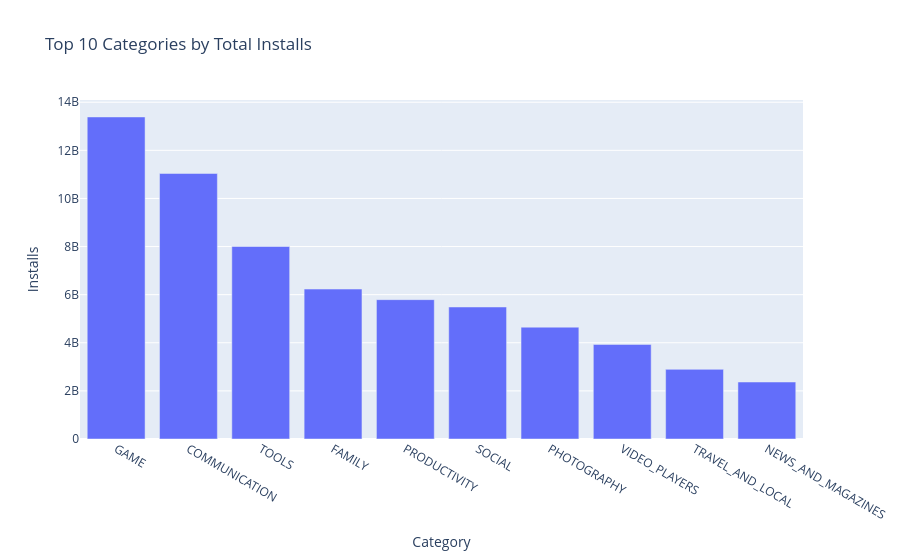

Notebook code cell kept with this figure:
### Markdown cell above
#### Which categories have the most installs overall?

### Code cell
installs_by_category = df.groupby('Category')['Installs'].sum().sort_values(ascending=False).head(10).reset_index()

fig = px.bar(installs_by_category, x='Category', y='Installs', title='Top 10 Categories by Total Installs')

fig.show()

### Figure 1 — Plotly figure (JSON) as saved in the notebook; plotly's stock layout.template omitted (floating-point values rounded to 4 significant figures)
{"data": [{"hovertemplate": "Category=%{x}<br>Installs=%{y}<extra></extra>", "legendgroup": "", "marker": {"color": "#636efa", "pattern": {"shape": ""}}, "name": "", "orientation": "v", "showlegend": false, "textposition": "auto", "type": "bar", "x": ["GAME", "COMMUNICATION", "TOOLS", "FAMILY", "PRODUCTIVITY", "SOCIAL", "PHOTOGRAPHY", "VIDEO_PLAYERS", "TRAVEL_AND_LOCAL", "NEWS_AND_MAGAZINES"], "xaxis": "x", "y": [13387924415, 11038276251, 8002271905, 6232582405, 5793091369, 5487867902, 4649147655, 3931902720, 2894887146, 2369217760], "yaxis": "y"}], "layout": {"barmode": "relative", "legend": {"tracegroupgap": 0}, "title": {"text": "Top 10 Categories by Total Installs"}, "xaxis": {"anchor": "y", "domain": [0, 1], "title": {"text": "Category"}}, "yaxis": {"anchor": "x", "domain": [0, 1], "title": {"text": "Installs"}}}}
